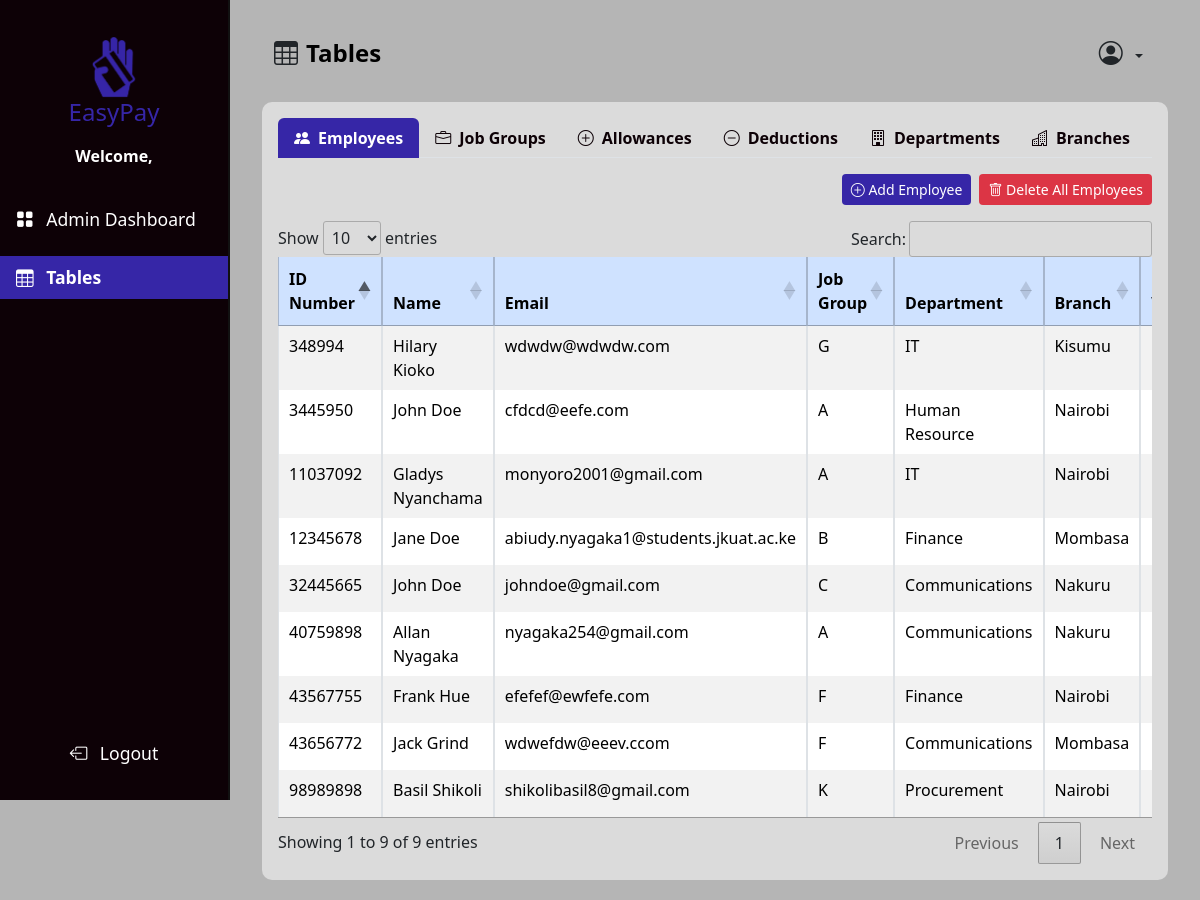
/admin_tables/, run on an earlier commit of the app's database.
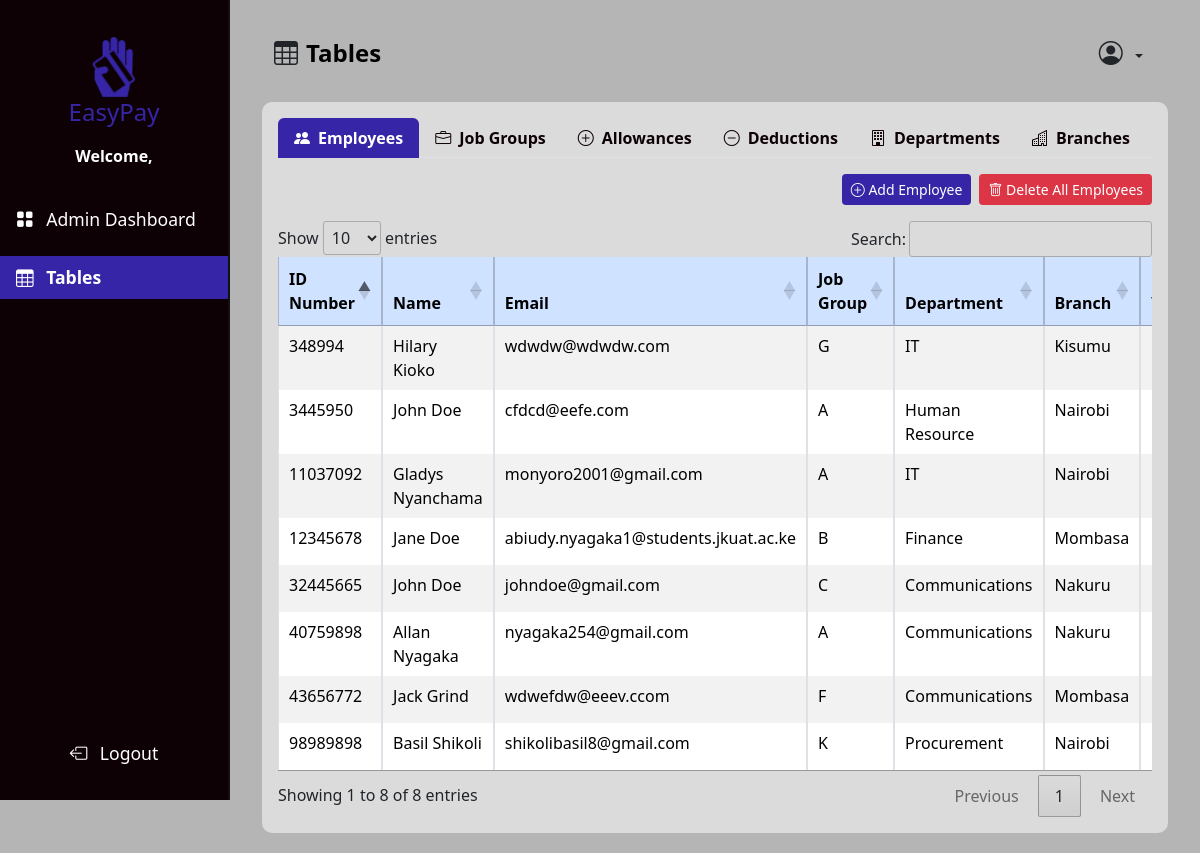
And on a later commit of the database.
### management/models.py (models this page shows, shortened)
class Employee(models.Model):
    id_number = models.CharField(max_length=100, unique=True)
    first_name = models.CharField(max_length=50)
    last_name = models.CharField(max_length=50)
    email = models.EmailField(unique=True)
    job_group = models.ForeignKey(JobGroup, on_delete=models.SET_NULL, null=True)
    department = models.ForeignKey(Department, on_delete=models.SET_NULL, null=True)
    branch = models.ForeignKey(Branch, on_delete=models.SET_NULL, null=True)
    verified = models.BooleanField(default=False)
    user = models.OneToOneField(User, null=True, blank=True, on_delete=models.CASCADE)

class JobGroup(models.Model):
    name = models.CharField(max_length=100)
    base_salary = models.DecimalField(max_digits=11, decimal_places=2, default=0)
    allowances = models.ManyToManyField(
        Allowance, through="JobGroupAllowance", related_name="job_groups"
    )
    deductions = models.ManyToManyField(
        Deduction, through="JobGroupDeduction", related_name="job_groups"
    )

class Department(models.Model):
    name = models.CharField(max_length=100)

class Branch(models.Model):
    name = models.CharField(max_length=100)
    address = models.CharField(max_length=255)

### management/views.py (the view)
# urls.py: path("admin_tables/", management_views.admin_tables, name="admin_tables"),
def admin_tables(request):
    employees = Employee.objects.select_related(
        "job_group", "department", "branch"
    ).all()
    job_groups = JobGroup.objects.all()
    departments = Department.objects.all()
    branches = Branch.objects.all()
    users = User.objects.all()
    allowances = Allowance.objects.all()
    deductions = Deduction.objects.all()
    job_group_data = []
    for job_group in job_groups:
        job_group_id = job_group.id
        job_group_allowances = JobGroupAllowance.objects.filter(job_group=job_group)
        job_group_deductions = JobGroupDeduction.objects.filter(job_group=job_group)
        job_group_data.append(
            {
                "job_group_id": job_group_id,
                "job_group": job_group,
                "job_group_allowances": job_group_allowances,
                "job_group_deductions": job_group_deductions,
            }
        )
    context = {
        "employees": employees,
        "job_groups": job_groups,
        "job_group_data": job_group_data,
        "departments": departments,
        "branches": branches,
        "users": users,
        "allowances": allowances,
        "deductions": deductions,
    }
    return render(request, "layouts/admin_tables.html", context)

### management/templates/layouts/admin_tables.html (shortened to what this page needs)
{% extends "layouts/admin_dashboard_layout.html" %}
{% load humanize %}
{% load static %}
{% block content %}
  <div class="container-fluid">
    <main class="main-content">
      <nav class="navbar navbar-expand-lg dash-nav mb-2">
        <div class="container-fluid">
          <i class="bi bi-table me-2" style="font-size: 1.5rem"></i>
          <h1 class="navbar-brand fw-bold mb-0" style="font-size: 1.5rem">Tables</h1>
          <div class="collapse navbar-collapse" id="navbarNav">
            <ul class="navbar-nav ms-auto">
              <li class="nav-item">
                <div class="dropdown">
                  <button class="btn dropdown-toggle"
                          type="button"
                          data-bs-toggle="dropdown"
                          aria-expanded="false">
                    <i class="bi bi-person-circle me-1" style="font-size: 1.5rem"></i>
                  </button>
                </div>
              </li>
            </ul>
          </div>
        </div>
      </nav>
      <div class="card mt-2">
        <div class="card-body">
          <ul class="nav nav-tabs" id="tablesTab" role="tablist">
            <li class="nav-item" role="presentation">
              <a class="nav-link active"
                 id="employees-tab"
                 data-bs-toggle="tab"
                 href="#employees"
                 role="tab"
                 aria-controls="employees"
                 aria-selected="true"><i class="bi bi-people-fill me-2"></i>Employees</a>
            </li>
            <li class="nav-item" role="presentation">
              <a class="nav-link"
                 id="job-groups-tab"
                 data-bs-toggle="tab"
                 href="#job-groups"
                 role="tab"
                 aria-controls="job-groups"
                 aria-selected="false"><i class="bi bi-briefcase me-2"></i>Job Groups</a>
            </li>
            <li class="nav-item" role="presentation">
              <a class="nav-link"
                 id="allowances-tab"
                 data-bs-toggle="tab"
                 href="#allowances"
                 role="tab"
                 aria-controls="allowances"
                 aria-selected="false"><i class="bi bi-plus-circle me-2"></i>Allowances</a>
            </li>
            <li class="nav-item" role="presentation">
              <a class="nav-link"
                 id="deductions-tab"
                 data-bs-toggle="tab"
                 href="#deductions"
                 role="tab"
                 aria-controls="deductions"
                 aria-selected="false"><i class="bi bi-dash-circle me-2"></i>Deductions</a>
            </li>
            <li class="nav-item" role="presentation">
              <a class="nav-link"
                 id="departments-tab"
                 data-bs-toggle="tab"
                 href="#departments"
                 role="tab"
                 aria-controls="departments"
                 aria-selected="false"><i class="bi bi-building me-2"></i>Departments</a>
            </li>
            <li class="nav-item" role="presentation">
              <a class="nav-link"
                 id="branches-tab"
                 data-bs-toggle="tab"
                 href="#branches"
                 role="tab"
                 aria-controls="branches"
                 aria-selected="false"><i class="bi bi-buildings me-2"></i>Branches</a>
            </li>
          </ul>
          <div class="tab-content mt-3" id="tablesTabContent">
            {% include "tables/employees_table.html" %}
          </div>
        </div>
      </div>
    </main>
  </div>
{% endblock content %}

### management/templates/tables/employees_table.html (shortened to what this page needs)
<div class="tab-pane fade show active table-responsive"
     id="employees"
     role="tabpanel"
     aria-labelledby="employees-tab">
  <div class="d-flex justify-content-end mb-3 gap-2">
    <button class="btn btn-sm text-white"
            data-bs-toggle="modal"
            data-bs-target="#addEmployeeModal"
            style="background-color: #3626a7">
      <i class="bi bi-plus-circle"></i> Add Employee
    </button>
    <button class="btn btn-sm text-white bg-danger"
            data-bs-toggle="modal"
            data-bs-target="#deleteAllEmployeesModal">
      <i class="bi bi-trash"></i> Delete All Employees
    </button>
  </div>
  <table id="employeesTable"
         class="table table-bordered table-striped table-hover">
    <thead class="table-primary">
      <tr>
        <th class="text-start">ID Number</th>
        <th class="text-start">Name</th>
        <th class="text-start">Email</th>
        <th class="text-start">Job Group</th>
        <th class="text-start">Department</th>
        <th class="text-start">Branch</th>
        <th class="text-start">Verified</th>
      </tr>
    </thead>
    <tbody>
      {% for employee in employees %}
        <tr>
          <td class="text-start">{{ employee.id_number }}</td>
          <td class="text-start">{{ employee.first_name }} {{ employee.last_name }}</td>
          <td class="text-start">{{ employee.email }}</td>
          <td class="text-start">{{ employee.job_group.name }}</td>
          <td class="text-start">{{ employee.department.name }}</td>
          <td class="text-start">{{ employee.branch.name }}</td>
          <td>
          </td>
        </tr>
      {% endfor %}
    </tbody>
  </table>
</div>

What changed in the data, as far as the page shows it:
removed Employee: id_number "43567755", first_name "Frank", last_name "Hue", email "efefef@ewfefe.com", job_group.name "F", department.name "Finance", branch.name "Nairobi"
Also different on the page:
text written by a page script: "Show entries Search: Showing 1 to 9 of 9 entries Previous 1 Next" → "Show entries Search: Showing 1 to 8 of 8 entries Previous 1 Next"
